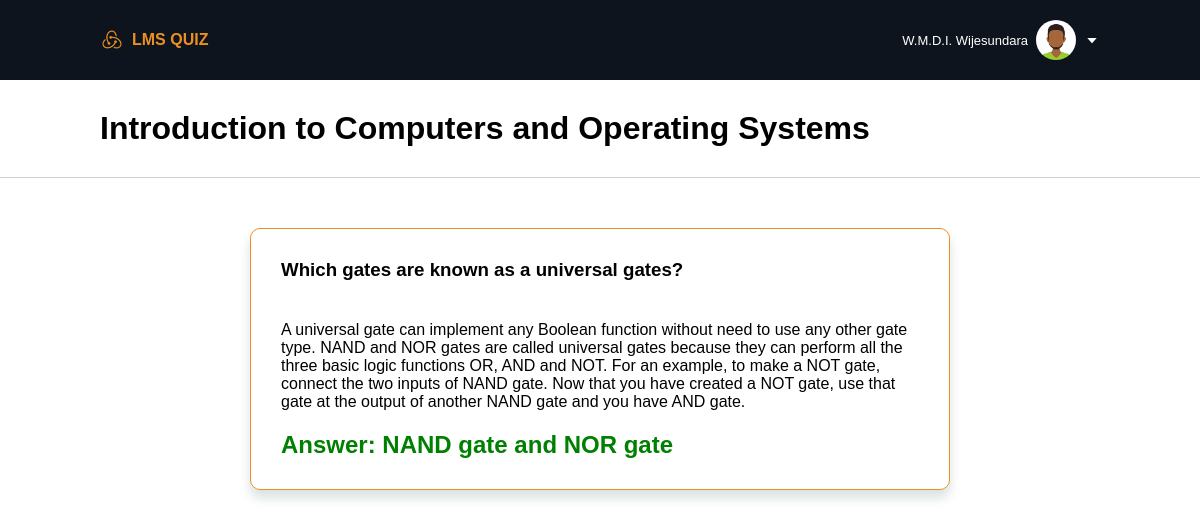
Screenshot of /student/view_question.php?q=47 (signed in) with the database file from the repository.
### tables this page shows
CREATE TABLE `questions` (
  `q_id` int(11) NOT NULL,
  `q_title` varchar(255) NOT NULL,
  `q_body` varchar(500) DEFAULT NULL,
  `q_hint` varchar(255) DEFAULT NULL,
  `q_explanation` varchar(500) NOT NULL,
  `q_correct_answer` varchar(100) NOT NULL,
  `q_type` varchar(10) NOT NULL,
  `q_code` varchar(255) DEFAULT NULL,
  `module_id` int(11) NOT NULL,
  `lecturer_id` int(11) NOT NULL
);

CREATE TABLE `modules` (
  `module_id` int(11) NOT NULL,
  `module_code` varchar(10) NOT NULL,
  `module_name` varchar(100) NOT NULL,
  `level` int(2) NOT NULL,
  `semester` int(2) NOT NULL,
  `lecturer_id` int(11) NOT NULL
);

### student/view_question.php (the view, shortened to what this page needs)
<?php
require("../db_config/db_config.php");
if (isset($_GET["q"])) {
    $q = $_GET["q"];
}
$sql = "SELECT q_title, q_explanation, q_correct_answer, q_body, module_name FROM modules, questions WHERE modules.module_id = questions.module_id AND q_id = '$q'";
$result = mysqli_query($conn, $sql);
if (mysqli_num_rows($result) > 0) {
    $row = mysqli_fetch_assoc($result);
} else {
    echo "0 results";
}
?>
<!DOCTYPE html>
<html lang="en">
<head>
    <link rel="stylesheet" href="styles/c_compiler.css">
    <link rel="stylesheet" href="https://cdn.jsdelivr.net/npm/boxicons@latest/css/boxicons.min.css">
</head>
<body>
    <?php include "./components/header.php" ?>
    <div class="sub-container">
        <h1><?php echo $row["module_name"];?></h1>
    </div>
    <div class="container">
        <div class="section_01">
            <h3 style="margin-bottom: 20px;"><?php echo $row["q_title"];?></h3>
            <p style="margin-bottom: 20px;"><?php echo $row["q_explanation"];?></p>
            <h2 style="color: green;">Answer: <?php echo $row["q_correct_answer"];?></h2>
        </div>
    </div>
</body>
</html>

### student/styles/c_compiler.css (style rules this page uses)
* { font-family: Arial; margin: 0; padding: 0; box-sizing: border-box; list-style: none; text-decoration: none; }
:root { --blue-dark: #0e141e; --orange-color: #EC9022; --orange-dark-color: #da831a; --white-color: white; --white-shade: #f2f5f7; --green-color: #40af0c; }
.container { width: 100%; height: auto; display: flex; flex-direction: row; }
.section_01 { width: 100%; height: auto; display: flex; flex-direction: column; flex-basis: 100%; margin: 50px 250px; box-shadow: 0 8px 11px rgb(14 55 54 / 15%); padding: 30px; border-radius: 10px; border: 1px solid var(--orange-color); }
.sub-container { display: flex; align-items: center; justify-content: space-between; padding: 30px 100px; background-color: var(--white-color); border-bottom: 1px solid #c8d2db; width: 100%; }

### rows the page displays
questions: module.module_name "Introduction to Computers and Operating Systems", q_title "Which gates are known as a universal gates?", q_explanation "A universal gate can implement any Boolean function without need to use any other gate type. NAND and NOR gates are called universal gates because they can perform all the three basic logic functions OR, AND and NOT. For an example, to make a NOT gate, connect the two inputs of NAND gate. Now that you have created a NOT gate, use that gate at the output of another NAND gate and you have AND gate.", q_correct_answer "NAND gate and NOR gate"

### other values shown
$_SESSION["user"]["name"] "W.M.D.I. Wijesundara"
